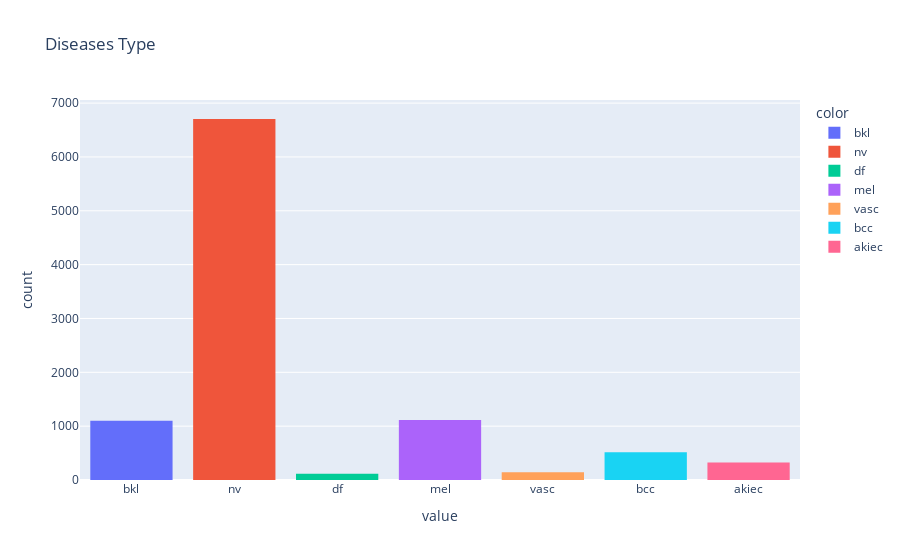

Write notebook code for a chart like this one.
### Code cell
import plotly.express as px
px.histogram(skin_df.dx, color=skin_df.dx, title='Diseases Type')

### Figure 1 — Plotly figure (JSON) as saved in the notebook; plotly's stock layout.template omitted (floating-point values rounded to 4 significant figures; data arrays with more than 128 entries replaced by an {"elided": "..."} marker saying what was removed)
{"data": [{"alignmentgroup": "True", "bingroup": "x", "hovertemplate": "color=bkl<br>value=%{x}<br>count=%{y}<extra></extra>", "legendgroup": "bkl", "marker": {"color": "#636efa", "pattern": {"shape": ""}}, "name": "bkl", "offsetgroup": "bkl", "orientation": "v", "showlegend": true, "type": "histogram", "x": {"elided": "1099 str values"}, "xaxis": "x", "yaxis": "y"}, {"alignmentgroup": "True", "bingroup": "x", "hovertemplate": "color=nv<br>value=%{x}<br>count=%{y}<extra></extra>", "legendgroup": "nv", "marker": {"color": "#EF553B", "pattern": {"shape": ""}}, "name": "nv", "offsetgroup": "nv", "orientation": "v", "showlegend": true, "type": "histogram", "x": {"elided": "6705 str values"}, "xaxis": "x", "yaxis": "y"}, {"alignmentgroup": "True", "bingroup": "x", "hovertemplate": "color=df<br>value=%{x}<br>count=%{y}<extra></extra>", "legendgroup": "df", "marker": {"color": "#00cc96", "pattern": {"shape": ""}}, "name": "df", "offsetgroup": "df", "orientation": "v", "showlegend": true, "type": "histogram", "x": ["df", "df", "df", "df", "df", "df", "df", "df", "df", "df", "df", "df", "df", "df", "df", "df", "df", "df", "df", "df", "df", "df", "df", "df", "df", "df", "df", "df", "df", "df", "df", "df", "df", "df", "df", "df", "df", "df", "df", "df", "df", "df", "df", "df", "df", "df", "df", "df", "df", "df", "df", "df", "df", "df", "df", "df", "df", "df", "df", "df", "df", "df", "df", "df", "df", "df", "df", "df", "df", "df", "df", "df", "df", "df", "df", "df", "df", "df", "df", "df", "df", "df", "df", "df", "df", "df", "df", "df", "df", "df", "df", "df", "df", "df", "df", "df", "df", "df", "df", "df", "df", "df", "df", "df", "df", "df", "df", "df", "df", "df", "df", "df", "df", "df", "df"], "xaxis": "x", "yaxis": "y"}, {"alignmentgroup": "True", "bingroup": "x", "hovertemplate": "color=mel<br>value=%{x}<br>count=%{y}<extra></extra>", "legendgroup": "mel", "marker": {"color": "#ab63fa", "pattern": {"shape": ""}}, "name": "mel", "offsetgroup": "mel", "orientation": "v", "showlegend": true, "type": "histogram", "x": {"elided": "1113 str values"}, "xaxis": "x", "yaxis": "y"}, {"alignmentgroup": "True", "bingroup": "x", "hovertemplate": "color=vasc<br>value=%{x}<br>count=%{y}<extra></extra>", "legendgroup": "vasc", "marker": {"color": "#FFA15A", "pattern": {"shape": ""}}, "name": "vasc", "offsetgroup": "vasc", "orientation": "v", "showlegend": true, "type": "histogram", "x": {"elided": "142 str values"}, "xaxis": "x", "yaxis": "y"}, {"alignmentgroup": "True", "bingroup": "x", "hovertemplate": "color=bcc<br>value=%{x}<br>count=%{y}<extra></extra>", "legendgroup": "bcc", "marker": {"color": "#19d3f3", "pattern": {"shape": ""}}, "name": "bcc", "offsetgroup": "bcc", "orientation": "v", "showlegend": true, "type": "histogram", "x": {"elided": "514 str values"}, "xaxis": "x", "yaxis": "y"}, {"alignmentgroup": "True", "bingroup": "x", "hovertemplate": "color=akiec<br>value=%{x}<br>count=%{y}<extra></extra>", "legendgroup": "akiec", "marker": {"color": "#FF6692", "pattern": {"shape": ""}}, "name": "akiec", "offsetgroup": "akiec", "orientation": "v", "showlegend": true, "type": "histogram", "x": {"elided": "327 str values"}, "xaxis": "x", "yaxis": "y"}], "layout": {"barmode": "relative", "legend": {"title": {"text": "color"}, "tracegroupgap": 0}, "title": {"text": "Diseases Type"}, "xaxis": {"anchor": "y", "domain": [0, 1], "title": {"text": "value"}}, "yaxis": {"anchor": "x", "domain": [0, 1], "title": {"text": "count"}}}}
